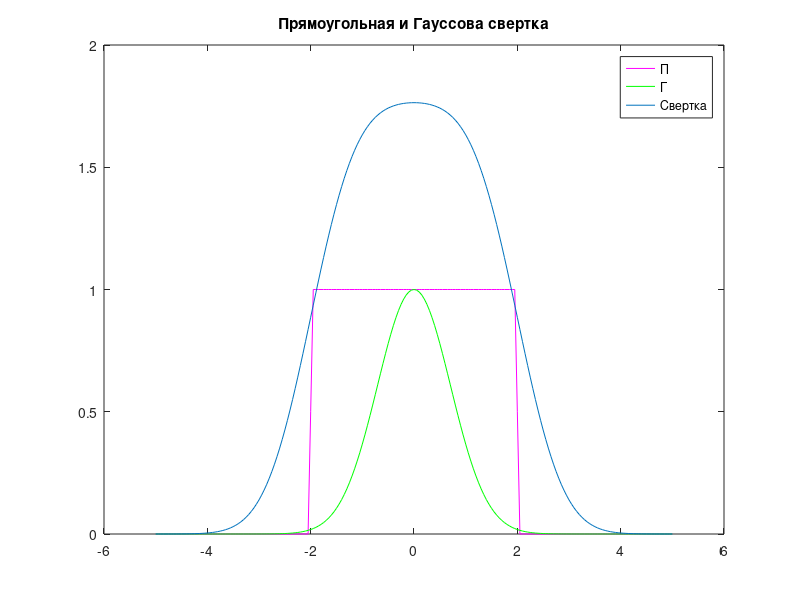
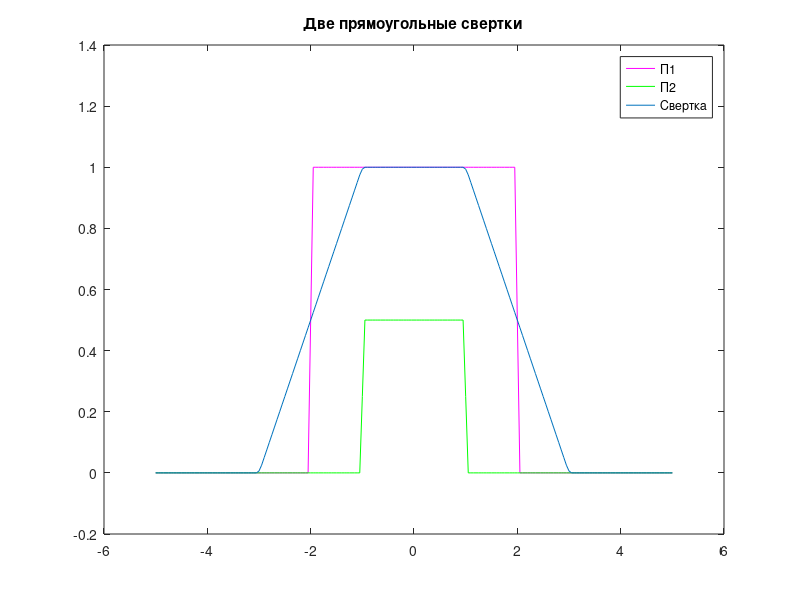
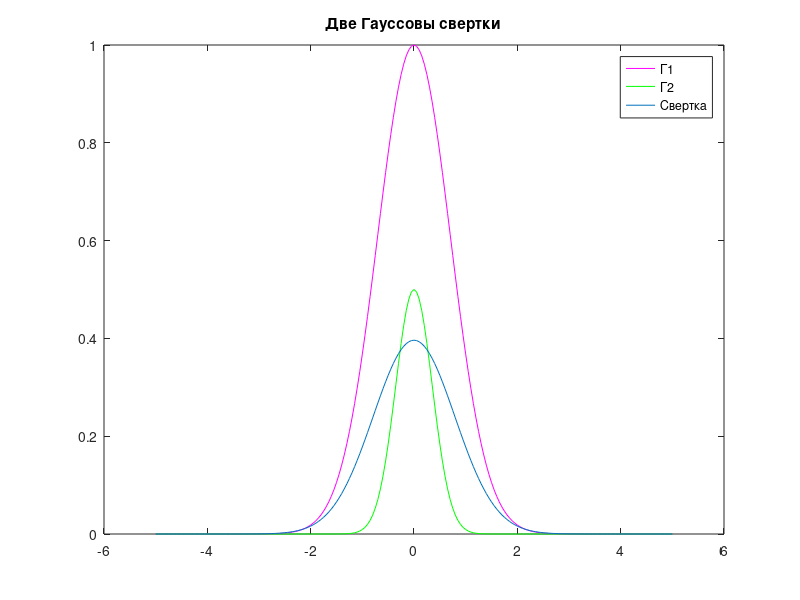

Reproduce these figures in MATLAB, in order.
T = 2.0;
A = 1.0;
sigma = 1.0;

% Границы расчета
mult = 5;
step = 0.05;
t = -mult:step:mult;

% прямоугольный импульс
function y = rectpls(x,T,A)
    y = zeros(size(x));
    y(abs(x) - T < 0) = A;
    y(abs(x) == T) = A/2;
end

% Гауссов импульс
function y = gauspls(x,A,s)
	y = A * exp(-(x/s).^2);
end

% Генерация импульсов
x1 = [rectpls(t,T,A) zeros(1,length(t))];
x2 = [gauspls(t,A,sigma) zeros(1,length(t))];
x3 = [rectpls(t,T/2,A/2) zeros(1,length(t))];
x4 = [gauspls(t,A/2,sigma/2) zeros(1,length(t))];

% Свертка
% Фурье-образ свертки равен произведению фурье-образов функций
y1 = ifft(fft(x1).*fft(x2))*step;
y2 = ifft(fft(x1).*fft(x3))*step;
y3 = ifft(fft(x2).*fft(x4))*step;

% Нормализовать свертку
start = fix((length(y1)-length(t))/2);
y1 = y1(start+1:start+length(t));
y2 = y2(start+1:start+length(t));
y3 = y3(start+1:start+length(t));


figure(1)
plot(t,x1(1:201),'m',t,x2(1:201),'g',t,y1);
title('Прямоугольная и Гауссова свертка');
legend('П','Г','Свертка');

figure(2)
plot(t,x1(1:201),'m',t,x3(1:201),'g',t,y2);
title('Две прямоугольные свертки');
legend('П1','П2','Свертка');

figure(3)
plot(t,x2(1:201),'m',t,x4(1:201),'g',t,y3);
title('Две Гауссовы свертки');
legend('Г1','Г2','Свертка');